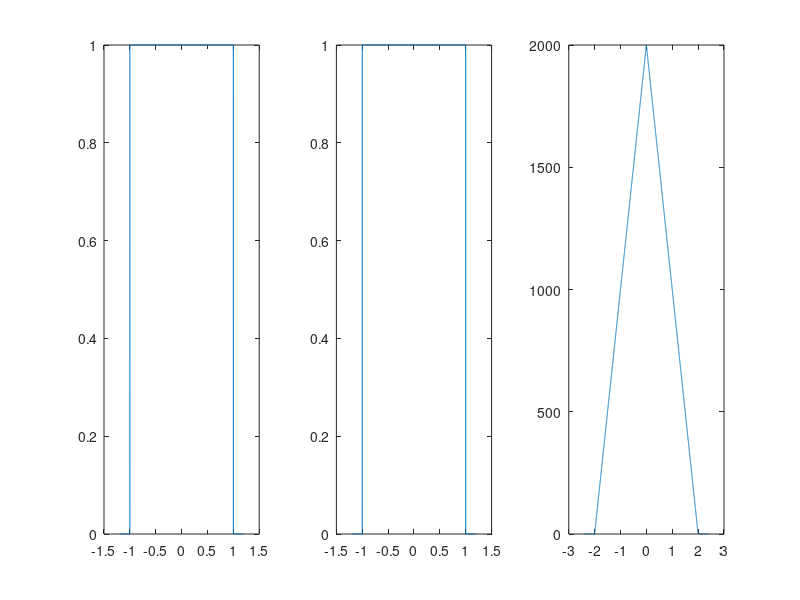

MATLAB code to generate this figure:
clc;
clear;
close all;
freq=1;t=-1.2:0.001:1.2;

subplot(1,3,1);
x(t<1)=1;
x(t>-1)=1;
x(t>1)=0;
x(t<-1)=0;
plot(t,x);

subplot(1,3,2);
h(t<1)=1;
h(t>-1)=1;
h(t>1)=0;
h(t<-1)=0;
plot(t,h);

subplot(1,3,3);
freq=1;t=-2.4:0.001:2.4;
y=conv(x,h);
plot(t,y);